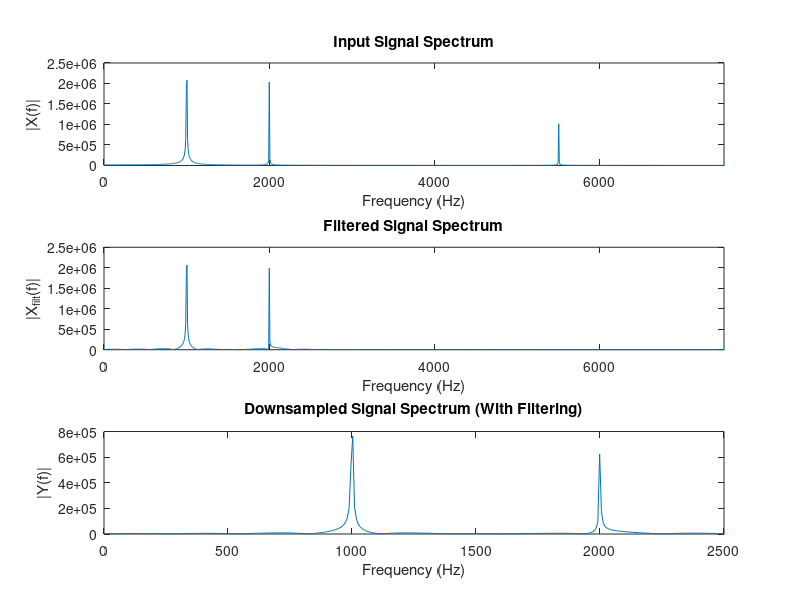
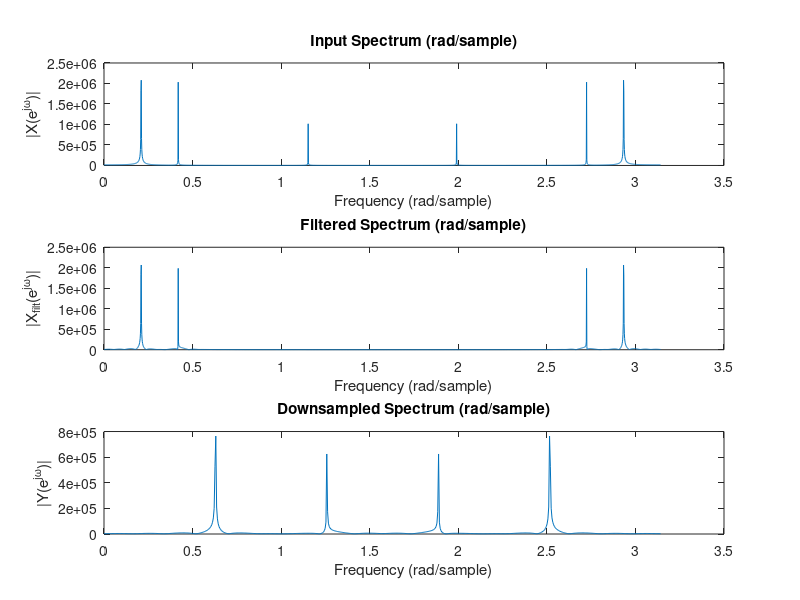

Reproduce these figures in MATLAB, in order.

%Lab04-Part-A
%Part 2

%% EC5011 Lab 4A - Part 2: Downsampling by 3 with filtering

fs = 15000; N = 2048; t = (0:N-1)/fs;
A1 = 3000; f1 = 1000;
A2 = 2000; f2 = 2000;
A3 = 1000; f3 = 5500;
x = A1*sin(2*pi*f1*t) + A2*sin(2*pi*f2*t) + A3*sin(2*pi*f3*t);

% Design low-pass FIR filter (cutoff at fs/6 = 2.5 kHz)
fc = fs/6; % 2500 Hz
norm_cutoff = fc/(fs/2);
h = fir1(100, norm_cutoff);

% Filter the signal
x_filt = filter(h, 1, x);

% Downsample by 3
y = x_filt(1:3:end);

% Frequency axes
f_x = (0:N-1)*(fs/N);
N_y = length(y);
f_y = (0:N_y-1)*(fs/3/N_y);

% Plot magnitude spectra (Hz)
figure;
subplot(3,1,1);
plot(f_x, abs(fft(x)));
title('Input Signal Spectrum');
xlabel('Frequency (Hz)'); ylabel('|X(f)|');
xlim([0 fs/2]);

subplot(3,1,2);
plot(f_x, abs(fft(x_filt)));
title('Filtered Signal Spectrum');
xlabel('Frequency (Hz)'); ylabel('|X_{filt}(f)|');
xlim([0 fs/2]);

subplot(3,1,3);
plot(f_y, abs(fft(y)));
title('Downsampled Signal Spectrum (With Filtering)');
xlabel('Frequency (Hz)'); ylabel('|Y(f)|');
xlim([0 fs/6]);

% Plot magnitude spectra (rad/sample)
w_x = linspace(0, pi, N);
w_y = linspace(0, pi, N_y);

figure;
subplot(3,1,1);
plot(w_x, abs(fft(x)));
title('Input Spectrum (rad/sample)');
xlabel('Frequency (rad/sample)'); ylabel('|X(e^{j\omega})|');

subplot(3,1,2);
plot(w_x, abs(fft(x_filt)));
title('Filtered Spectrum (rad/sample)');
xlabel('Frequency (rad/sample)'); ylabel('|X_{filt}(e^{j\omega})|');

subplot(3,1,3);
plot(w_y, abs(fft(y)));
title('Downsampled Spectrum (rad/sample)');
xlabel('Frequency (rad/sample)'); ylabel('|Y(e^{j\omega})|');
